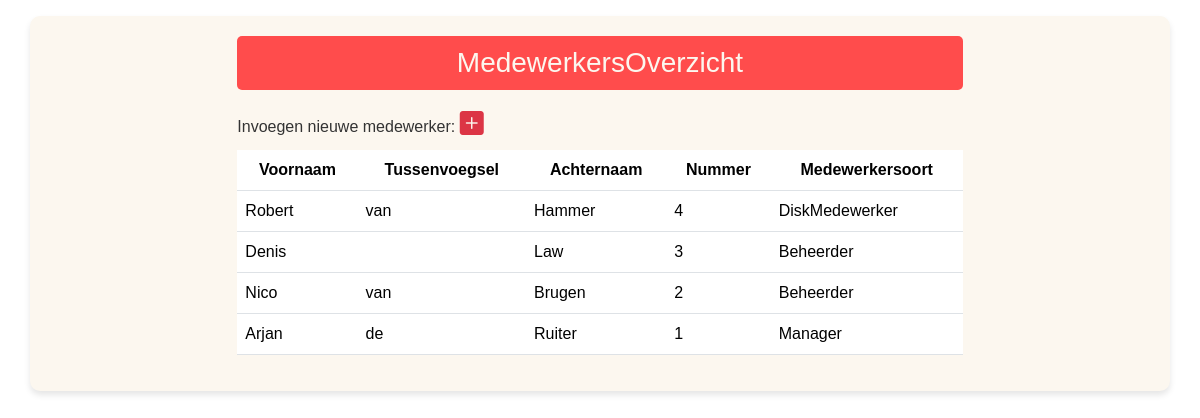
The page /Medewerkers/medewerkers.php (signed in) on the database its author committed.
### tables this page shows
CREATE TABLE MedewerkersOverzicht
(
    Id                  INT UNSIGNED NOT NULL AUTO_INCREMENT PRIMARY KEY,
    VoorNaam            VARCHAR(50) DEFAULT NULL,
    Tussenvoegsel       VARCHAR(10) NULL,
    Achternaam          VARCHAR(50) NOT NULL,
    Nummer              MEDIUMINT UNSIGNED NOT NULL,
    Medewerkersoort     VARCHAR(20) NOT NULL, 
    IsActief            BIT NOT NULL DEFAULT 1,
    Opmerking           VARCHAR(250) NULL,
    DatumAangemaakt     DATETIME(6) NOT NULL DEFAULT CURRENT_TIMESTAMP(6),
    DatumGewijzigd      DATETIME(6) NOT NULL DEFAULT CURRENT_TIMESTAMP(6) ON UPDATE CURRENT_TIMESTAMP(6)
);

### Medewerkers/medewerkers.php (the view, shortened to what this page needs)
<?php
include('config.php');
try {
    $pdo = new PDO("mysql:host=$dbHost;dbname=$dbName;charset=UTF8", $dbUser, $dbPass);
    $pdo->setAttribute(PDO::ATTR_ERRMODE, PDO::ERRMODE_EXCEPTION);
} catch (PDOException $e) {
    die("Fout bij verbinden met database: " . $e->getMessage());
}
$sql = "SELECT VoorNaam, Tussenvoegsel, Achternaam, Nummer, Medewerkersoort FROM MedewerkersOverzicht ORDER BY Nummer DESC";
try {
    $statement = $pdo->prepare($sql);
    $statement->execute();
    $result = $statement->fetchAll(PDO::FETCH_OBJ);
} catch (PDOException $e) {
    die("Fout bij ophalen van gegevens: " . $e->getMessage());
}
?>
<!doctype html>
<html lang="nl">
<head>
    <link href="https://cdn.jsdelivr.net/npm/bootstrap@5.3.3/dist/css/bootstrap.min.css" rel="stylesheet">
    <link rel="stylesheet" href="Medewerkers.css">
    <link rel="stylesheet" href="https://cdn.jsdelivr.net/npm/bootstrap-icons@1.11.3/font/bootstrap-icons.min.css">
</head>
<body>
    <div class="container mt-3">
        <div class="row">
            <div class="col-2"></div>
            <div class="col-8 text-primary"><h3>MedewerkersOverzicht</h3></div>
            <div class="col-2"></div>
        </div>
        <div class="row my-2">
            <div class="col-2"></div>
            <div class="col-8">
                Invoegen nieuwe medewerker:
                <a href="create.php"><i class="bi bi-plus-square-fill text-danger"></i></a>
            </div>
            <div class="col-2"></div>
        </div>
        <div class="row">
            <div class="col-2"></div>
            <div class="col-8">
                <table class="table table-hover">
                    <thead>
                        <tr>
                            <th>Voornaam</th>
                            <th>Tussenvoegsel</th>
                            <th>Achternaam</th>
                            <th>Nummer</th>
                            <th>Medewerkersoort</th>
                        </tr>
                    </thead>
                    <tbody>
                        <?php if (!empty($result)): ?>
                            <?php foreach($result as $Medewerker) : ?>
                                <tr>
                                    <td><?= htmlspecialchars($Medewerker->VoorNaam ?? '') ?></td>
                                    <td><?= htmlspecialchars($Medewerker->Tussenvoegsel ?? '') ?></td>
                                    <td><?= htmlspecialchars($Medewerker->Achternaam) ?></td>
                                    <td><?= htmlspecialchars($Medewerker->Nummer) ?></td>
                                    <td><?= htmlspecialchars($Medewerker->Medewerkersoort) ?></td>
                                </tr>
                            <?php endforeach; ?>
                        <?php else: ?>
                            <tr>
                                <td colspan="5" class="text-center">Geen medewerkers gevonden.</td>
                            </tr>
                        <?php endif; ?>
                    </tbody>
                </table>
            </div>
            <div class="col-2"></div>
        </div>
    </div>
</body>
</html>

### Medewerkers/Medewerkers.css (style rules this page uses)
body { background-color: white; color: #333; font-family: Arial, sans-serif; }
h3 { color: #fcf7ef; background-color: #ff4c4c; padding: 10px; text-align: center; border-radius: 5px; }
.container { background-color: #fcf7ef; padding: 20px; border-radius: 10px; box-shadow: 0px 4px 6px rgba(0, 0, 0, 0.1); }
.table { background-color: white; }
th { background-color: #ff4c4c; color: #ffffff; text-align: center; }
.bi-plus-square-fill { font-size: 1.5rem; color: #ff4c4c; }

### rows shown on the page
medewerkersoverzicht: VoorNaam "Robert", Tussenvoegsel "van", Achternaam "Hammer", Nummer "4", Medewerkersoort "DiskMedewerker"
medewerkersoverzicht: VoorNaam "Denis", Achternaam "Law", Nummer "3", Medewerkersoort "Beheerder"
medewerkersoverzicht: VoorNaam "Nico", Tussenvoegsel "van", Achternaam "Brugen", Nummer "2", Medewerkersoort "Beheerder"
medewerkersoverzicht: VoorNaam "Arjan", Tussenvoegsel "de", Achternaam "Ruiter", Nummer "1", Medewerkersoort "Manager"
